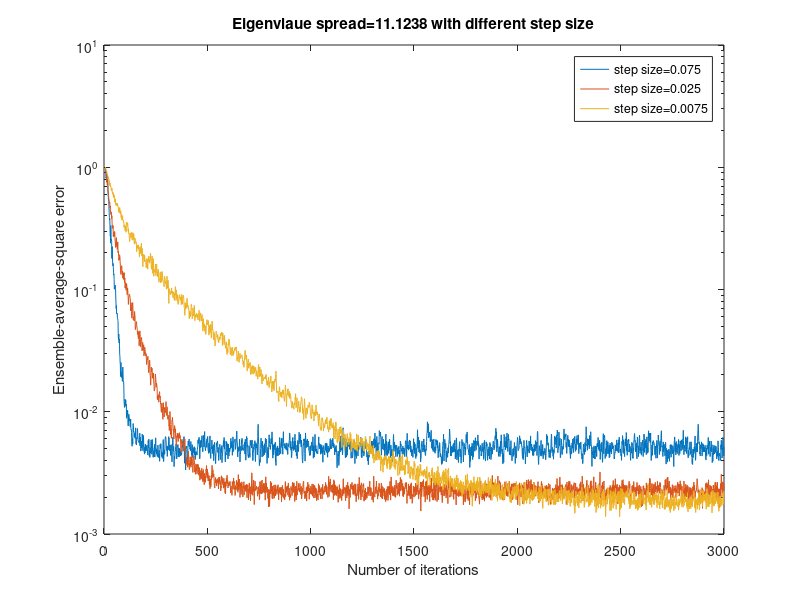

Source code (MATLAB):

clear all
W=3.1;
%W=[2.9 3.3 3.5]
step_size=[0.075 0.025 0.0075];
%step_size=0.025

noise_power=0.001;
M = 11;
N = 3001;
K=200;
delay = 7;
J = zeros(length(step_size),N);
w_LMS=zeros(length(step_size),M);
for s=1:length(step_size)
    n = 1:3;
    h1 = 0.5*(1+cos((2*pi/W)*(n-2)));    
    h = [zeros(1) h1];
    ww=zeros(K,M);
    JJ= zeros(K,N);
    H=[h zeros(1,M-1)];
    for jj=2:M
        H(jj,:)=circshift(H(jj-1,:),1);
    end
    R=H*H.'+noise_power*eye(M);

    [V D] = eig(R);
    eigen_v = diag(D);
    eigen_spread = max(eigen_v)/min(eigen_v)
    for i=1:K
        x=(rand(1,N)>0.5)*2-1;
        u=conv(x,h);
        u=u+sqrt(noise_power)*randn(1,length(u));
        u=u(1:end-3);
        w=zeros(1,M);
        for n=1:N
            if n<M
                 u2=[u(n:-1:1) zeros(1,M-n)];
            else
                u2=u(n:-1:n-(M-1));
            end
            y=w*u2';
            if n>delay
                e=x(n-delay)-y;
                w=w+step_size(s)*e*u2;
                JJ(i,n)=abs(e)^2;
            end
        end
        ww(i,:)=w;
    end
    w_LMS(s,:)=ww(1,:);
    J(s,:)=sum(JJ,1)/K;
end

semilogy(0:N-1,J);
legend('step size=0.075','step size=0.025','step size=0.0075')
title('Eigenvlaue spread=11.1238 with different step size')
%title('Step size=0.025 with different eigenvalue spread')
%legend('eigenvalue spread=6.0782','eigenvalue spread=21.7132','eigenvalue spread=46.8216')
xlabel('Number of iterations')
ylabel('Ensemble-average-square error')
axis([0 N-1 10^-3 10^1]);
